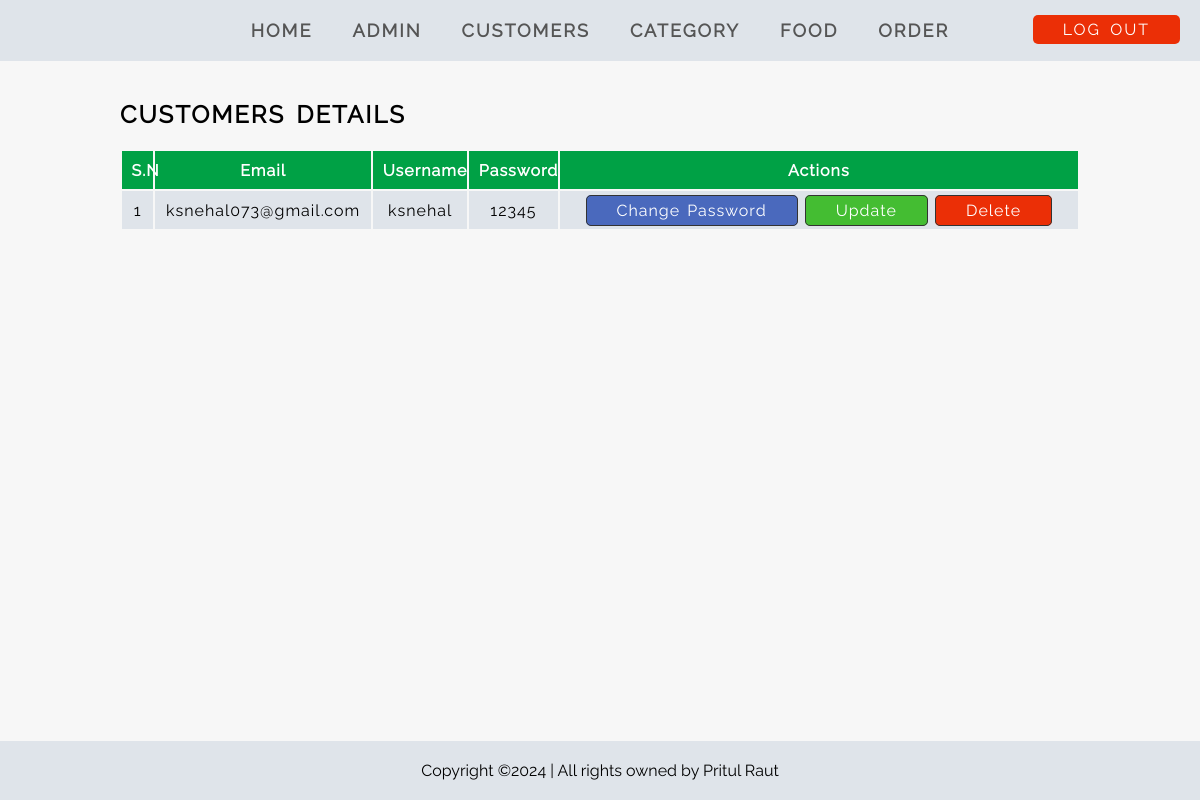
The app's page /adminPanel/manage-customers.php (signed in) with its own data.
### tables this page shows
CREATE TABLE `customer_signup` (
  `id` int(10) NOT NULL,
  `email` varchar(100) NOT NULL,
  `username` varchar(100) NOT NULL,
  `password` varchar(100) NOT NULL
);

### adminPanel/manage-customers.php (the view, shortened to what this page needs)
<?php include 'nav.php' ?>
<div class="main-content">
    <div class="wrapper">
        <div class="admin-header">
            <h2> <strong class="title-letter-space text-uppercase">Customers Details</strong></h2>
        </div>
        <table class="full-width text-center normal-word-space">
            <thead>
                <tr>
                    <th>S.N</th>
                    <th>Email</th>
                    <th>Username</th>
                    <th>Password</th>
                    <th>Actions</th>
                </tr>
            </thead>
            <tbody>
                <?php
                $sql = "select * from customer_signup";
                $res = mysqli_query($conn,$sql);
                if($res){
                    $num = mysqli_num_rows($res);
                    $id_new = 1;
                    if($num > 0){
                        while($rows = mysqli_fetch_assoc($res)){
                            $id = $rows['id'];
                            $email = $rows['email'];
                            $UserName = $rows['username'];
                            $pass = $rows['password'];
                    ?>
                    <tr>
                        <td><?php echo $id_new++; ?></td>
                        <td><?php echo $email; ?></td>
                        <td><?php echo $UserName; ?></td>
                        <td><?php echo $pass; ?></td>
                        <td>
                            <a href="<?php echo INDEXPAGE ?>adminPanel/change-password-customers.php?id=<?php echo $id; ?>" class="link-btn btn-change-color">Change Password</a>
                            <a href="<?php echo INDEXPAGE ?>adminPanel/update-customers.php?id=<?php echo $id; ?>" class="link-btn btn-primary-color">Update</a>
                            <a href="<?php echo INDEXPAGE ?>adminPanel/delete-admin.php?id=<?php echo $id; ?>" class="link-btn btn-danger-color">Delete</a>
                        </td>
                    </tr>
                    <?php
                        }
                        }
                        }
                    ?>
            </tbody>
        </table>
    </div>
</div>
<?php include 'footer.php'  ?>

### css/style.css (style rules this page uses)
* { margin : 0; padding : 0; box-sizing: border-box; }
:root { --primary-color : #00A145; --secondary-color : #dfe4ea; --btn-primary-color: #44bd32; --btn-danger-color : #eb2f06; --btn-add-color : #4a69bd; }
body { font-family : 'raleway-regular'; background-color: #f7f7f7; font-size : 16px; }
.text-center { text-align: center; }
.text-uppercase { text-transform: uppercase; }
.title-letter-space { letter-spacing: 2px; word-spacing : 3px; }
.normal-word-space { letter-spacing: 1px; word-spacing : 2px; }
.full-width { width: 100%; }
.wrapper { width : 80%; margin: 0 auto; }
.main-content { margin: 30px 0; }
table { margin-top: 20px; margin-bottom: 100px; }
table th { padding: 1%; }
table td { padding: 1%; }
table tbody { background-color: var(--secondary-color); }
table thead tr { background-color: var(--primary-color); color : white; }
table tr a { text-decoration: none; color : black; padding : 5px 15px; border : 1px solid #333; }
.admin-header { margin-top: 100px; display : flex; justify-content: space-between; }
.link-btn { text-decoration: none; color : white; padding : 5px 30px; border-radius : 5px; transition : 0.3s; }
.btn-primary-color { background-color: var(--btn-primary-color); }
.btn-danger-color { background-color: var(--btn-danger-color); }
.btn-change-color { background-color: var(--btn-add-color); }

### records on screen
customer_signup: email "ksnehal073@gmail.com", username "ksnehal", password "12345"
